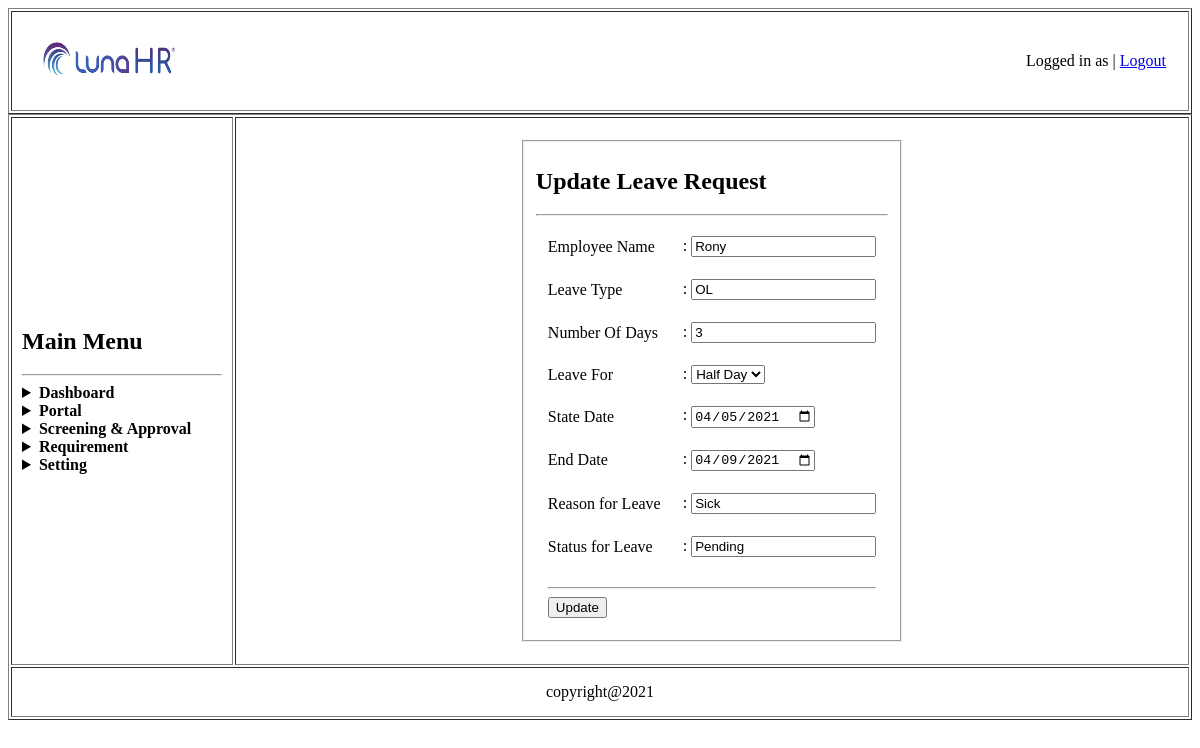
Screenshot of /Manager/controler/leave_request_edit.php?id=3 (signed in) with the database file from the repository.
### tables this page shows
CREATE TABLE `leave_request` (
  `id` int(5) NOT NULL,
  `empname` varchar(50) NOT NULL,
  `leavetype` varchar(50) NOT NULL,
  `days` varchar(50) NOT NULL,
  `leavefor` varchar(50) NOT NULL,
  `statedate` varchar(50) NOT NULL,
  `enddate` varchar(50) NOT NULL,
  `reason` varchar(50) NOT NULL,
  `status` varchar(50) NOT NULL
);

### Manager/model/leaveApprovalModel.php (called while the page is built, shortened)
<?php
	function getUserLeaveRequestById($id){
		$conn = getConnection();
		$sql = "select * from leave_request where id='{$id}'";
		$result = mysqli_query($conn, $sql);
		$row = mysqli_fetch_assoc($result);
		return $row;
	}
?>

### Manager/controler/leave_request_edit.php (the view, shortened to what this page needs)
<?php
	require_once('../model/leaveApprovalModel.php');
	if(isset($_POST['update_btn'])){
		$user = [
					'empname'=>$_POST['empname'],
					'leavetype'=>$_POST['leavetype'],
					'days'=>$_POST['days'],
					'leavefor'=> $_POST['leavefor'],
					'statedate'=> $_POST['statedate'],
					'enddate'=>$_POST['enddate'],
					'reason'=>$_POST['reason'],
					'status'=>$_POST['status']
				];
			$id=$_GET['id'];
			$status = LeaveRequestUpdateData($user,$id);
			if($status){
				header('location: ../view/leave_approval.php');
			}else{
				echo "*Error db connted";
			}
			$data = getUserLeaveRequestById($id);
			$empname=$data['empname'];
			$leavetype=$data['leavetype'];
			$days=$data['days'];
			$leavefor=$data['leavefor'];
			$statedate=$data['statedate'];
			$enddate=$data['enddate'];
			$reason=$data['reason'];
			$status=$data['status'];
	}else{
		$id=$_GET['id'];
		$data = getUserLeaveRequestById($id);
		$empname=$data['empname'];
		$leavetype=$data['leavetype'];
		$days=$data['days'];
		$leavefor=$data['leavefor'];
		$statedate=$data['statedate'];
		$enddate=$data['enddate'];
		$reason=$data['reason'];
		$status=$data['status'];
	}
?>
</head>
<body>
	<table border="1px" align="center" width="100%">
		<tr>
			<td>
				<table width="100%">
					<tr>
						<td width="150px" height="50px">
							<img src="../asset/company_logo.png" alt="main_logo" width="100%" height="100%">
						</td>
						<td align="right" >Logged in as
							 |
							<a href="../../controller/logout.php">Logout</a>
						</td>
					</tr>
				</table>
			</td>
		</tr>
	</table>
	<table  border="1px" align="cen" width="100%">
		<tr>
			<td width="200px" height="425px"><h2>Main Menu</h2>
				<hr>
				<details>
					<summary><b>Dashboard</b></summary>
				</details>
				<details>
					<summary><b>Portal</b></summary>
				</details>
				<details>
					<summary><b>Screening & Approval</b></summary>
				</details>
				<details>
					<summary><b>Requirement</b></summary>
				</details>
				<details>
					<summary><b>Setting</b></summary>
				</details>
			</td>
			<td colspan="2" align="center">
				<table align="center">
					<tr>
						<td>
							<form method="post" action="leave_request_edit.php?id=<?php echo $id;?>">
								<fieldset>
									<h2>Update Leave Request</h2>
									<hr>
									<table align="center">
										<tr>
											<td>Employee Name</td>
											<td>:
												<input type="text" name="empname" value="<?php echo $empname;?>">
											</td>
										</tr>
										<tr>
											<td>Leave Type</td>
											<td>:
												<input type="text" name="leavetype" value="<?php echo $leavetype;?>">
											</td>
										</tr>
										<tr>
											<td>Number Of Days</td>
											<td>:
												<input type="number" name="days" value="<?php echo $days;?>">
											</td>
										</tr>
										<tr>
											<td>Leave For</td>
											<td>:
												<select name="leavefor">
													<option><?php echo $leavefor;?></option>
												</select>
											</td>
										</tr>
										<tr>
											<td>State Date</td>
											<td>:
												<input type="date" name="statedate" value="<?php echo $statedate;?>">
											</td>
										</tr>
										<tr>
											<td>End Date</td>
											<td>:
												<input type="date" name="enddate" value="<?php echo $enddate;?>">
											</td>
										</tr>
										<tr>
											<td>Reason for Leave</td>
											<td>:
												<input type="text" name="reason" value="<?php echo $reason;?>">
											</td>
										</tr>
										<tr>
											<td>Status for Leave</td>
											<td>:
												<input type="text" name="status" value="<?php echo $status;?>">
											</td>
										</tr>
										<tr>
											<td colspan="2" align="left">
												<hr>
												<input type="submit" name="update_btn" value="Update">
											</td>
										</tr>
									</table>
								</fieldset>
							</form>
						</td>
					</tr>
				</table>
			</td>
		</tr>

### rows the page displays
leave_request: empname "Rony", leavetype "OL", days "3", leavefor "Half Day", statedate "04/05/2021", enddate "04/09/2021", reason "Sick", status "Pending"
